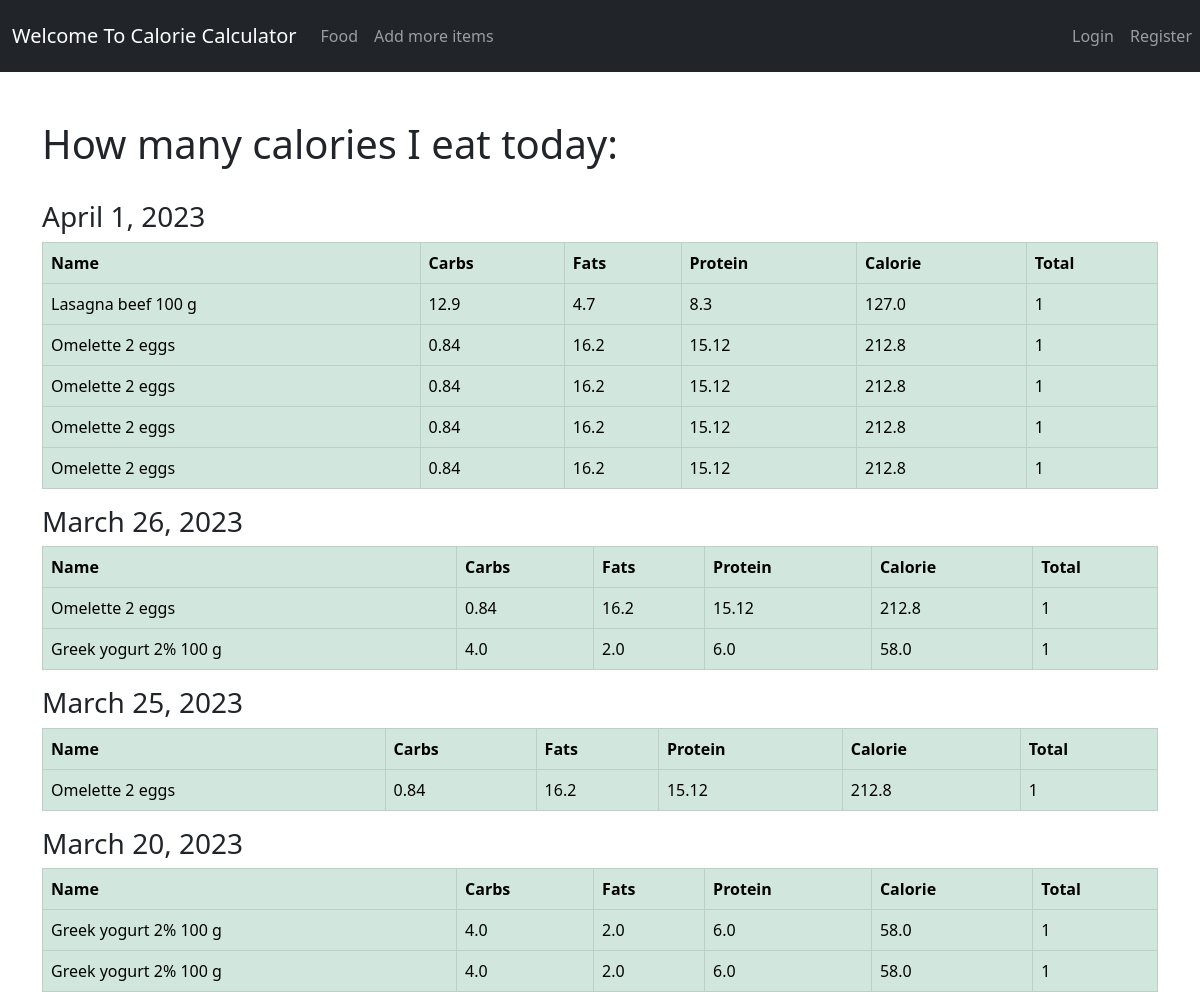
The page /history/ on the database its author committed.
### user_calc/models.py (models this page shows, shortened)
class FoodInADay(models.Model):
    name = models.CharField(max_length=200)
    carbohydrate = models.FloatField()
    category = models.ForeignKey(Category, on_delete=models.CASCADE)
    fats = models.FloatField()
    protein = models.FloatField()
    calorie = models.FloatField(default=0, blank=True)
    quantity = models.IntegerField(default=1, null=True, blank=True)
    date = models.DateField(default=datetime.datetime.today)

### user_calc/views.py (the view)
# urls.py: path('history/', views.generate_calorie_history, name='history'),
def generate_calorie_history(request):
    items = History.objects.all()
    full_history = []
    full_history_with_date= {}
    for itemFood in items:
        item = itemFood.foodInADayId
        if item.date not in full_history_with_date:
            full_history_with_date[item.date] = []
        full_history_with_date[item.date].append(item)
    sorted_dictionary = {key: value for key, value in sorted(full_history_with_date.items(), reverse=True)}
    context = {
        "full_history_with_date": sorted_dictionary,
    }
    return render(request, 'user_calc/history.html', context)

### templates/user_calc/history.html
{% extends 'base.html' %}
{% load static %}
{% block content %}
    <div class="flex-box-row">
        <h1>How many calories I eat today:</h1>
        <br>
        {% for day, food in full_history_with_date.items %}
            <table class="table table-succes table-success table-hover table-bordered">
            <h3>{{ day }}</h3>
            <tr>
                <th>Name</th>
                <th>Carbs</th>
                <th>Fats</th>
                <th>Protein</th>
                <th>Calorie</th>
                <th>Total</th>
            </tr>
            {% for items in food %}
                <tr>
                    <td>{{ items.name }} </td>
                    <td>{{ items.carbohydrate }} </td>
                    <td>{{ items.fats }} </td>
                    <td>{{ items.protein }} </td>
                    <td>{{ items.calorie }} </td>
                    <td>{{ items.quantity }} </td>
                </tr>
            {% endfor %}
        </table>
        {% endfor %}
    </div>
    <br>
    </div>
{% endblock %}

### rows shown on the page
FoodInADay: date "April 1, 2023", name "Lasagna beef 100 g", carbohydrate "12.9", fats "4.7", protein "8.3", calorie "127.0", quantity "1"
FoodInADay: name "Omelette 2 eggs", carbohydrate "0.84", fats "16.2", protein "15.12", calorie "212.8", quantity "1"
FoodInADay: name "Omelette 2 eggs", carbohydrate "0.84", fats "16.2", protein "15.12", calorie "212.8", quantity "1"
FoodInADay: name "Omelette 2 eggs", carbohydrate "0.84", fats "16.2", protein "15.12", calorie "212.8", quantity "1"
FoodInADay: name "Omelette 2 eggs", carbohydrate "0.84", fats "16.2", protein "15.12", calorie "212.8", quantity "1"
FoodInADay: date "March 26, 2023", name "Omelette 2 eggs", carbohydrate "0.84", fats "16.2", protein "15.12", calorie "212.8", quantity "1"
FoodInADay: name "Greek yogurt 2% 100 g", carbohydrate "4.0", fats "2.0", protein "6.0", calorie "58.0", quantity "1"
FoodInADay: date "March 25, 2023", name "Omelette 2 eggs", carbohydrate "0.84", fats "16.2", protein "15.12", calorie "212.8", quantity "1"
FoodInADay: date "March 20, 2023", name "Greek yogurt 2% 100 g", carbohydrate "4.0", fats "2.0", protein "6.0", calorie "58.0", quantity "1"
FoodInADay: name "Greek yogurt 2% 100 g", carbohydrate "4.0", fats "2.0", protein "6.0", calorie "58.0", quantity "1"
